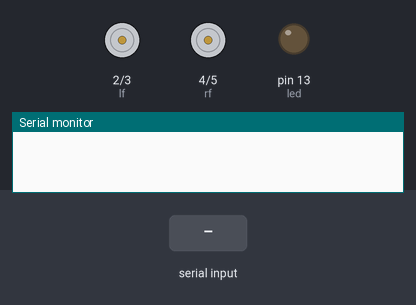
Bench run of a sketch on a simulated Arduino Uno, built with avr-gcc and run on an emulated ATmega328P. Parts: motor-driver pin pairs drawn as motors (green arrow = first pin HIGH = forward, orange = second pin HIGH = backward, longer = more drive), output pins drawn as LEDs (lit = HIGH), the last lines printed to the serial monitor. Inputs (shaded band) come from the test bench.

Above: at 1.2 s.
1.3 s: "1" received over Serial
At 2.0 s:
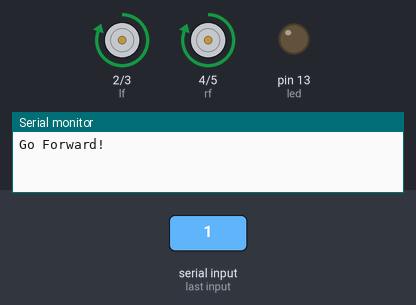
2.8 s: "2" received over Serial
At 3.1 s:
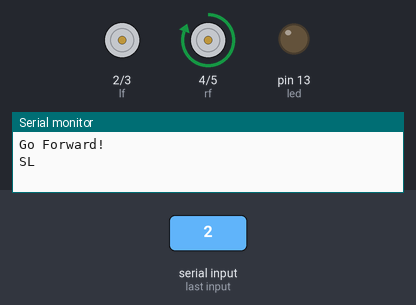
4.3 s: "3" received over Serial
At 5.4 s:
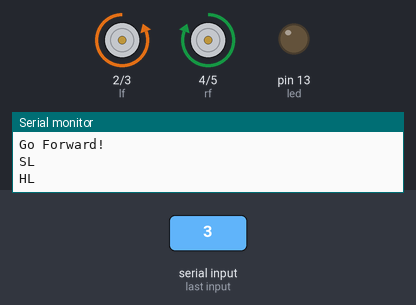
5.8 s: "4" received over Serial
At 6.6 s:
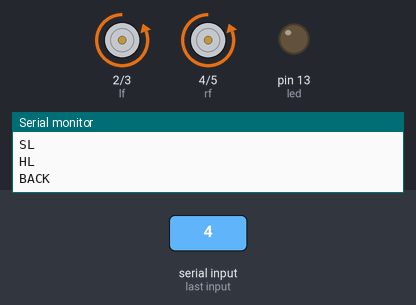
7.3 s: "5" received over Serial
At 7.7 s:
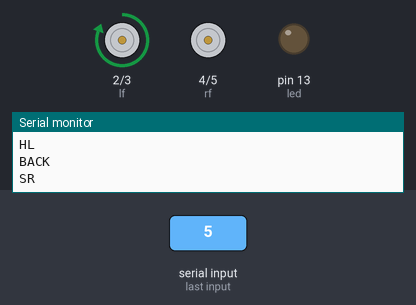
8.8 s: "6" received over Serial
At 10.1 s:
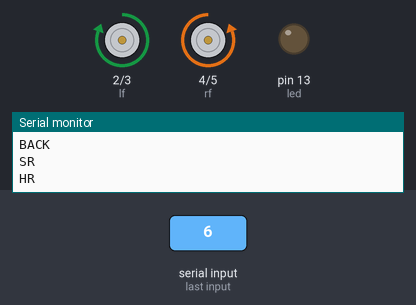
Timing chart, 0 to 11.3 s (numbered marks = the images above; inputs shaded):
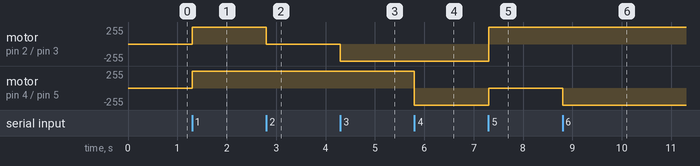

The sketch:

master_line.ino
```cpp
int lf = 2;
int lb = 3;
int rf = 4;
int rb = 5;
int led = 13;
int key;
int state=0;
int flag=0;
int stateStop=0;
void setup() {
  pinMode(lf, OUTPUT);
  pinMode(lb, OUTPUT);
  pinMode(rf, OUTPUT);
  pinMode(rb, OUTPUT);
      Serial.begin(9600);
     pinMode(led, OUTPUT);

}

void loop() {
     if(Serial.available() > 0){
      key = Serial.read();
      flag=0;
      mWay(key);
      }
}
void mWay(int state)
{
  if (state == '1') {
        digitalWrite(lf, HIGH);
        digitalWrite(lb, LOW);
        digitalWrite(rf, HIGH);
        digitalWrite(rb, LOW);
          Serial.println("Go Forward!");
    }
    else if (state == '2') {
        digitalWrite(lf, LOW);
        digitalWrite(lb, LOW);
        digitalWrite(rf, HIGH);
        digitalWrite(rb, LOW);
          Serial.println("SL");
    }
    else if (state == '3') {
        digitalWrite(lf, LOW);
        digitalWrite(lb, HIGH);
        digitalWrite(rf, HIGH);
        digitalWrite(rb, LOW);
          Serial.println("HL");
    }
    else if (state == '4') {
        digitalWrite(lf, LOW);
        digitalWrite(lb, HIGH);
        digitalWrite(rf, LOW);
        digitalWrite(rb, HIGH);
          Serial.println("BACK");
    }
    else if (state == '5') {
        digitalWrite(lf, HIGH);
        digitalWrite(lb, LOW);
        digitalWrite(rf, LOW);
        digitalWrite(rb, LOW);
          Serial.println("SR");
    }
    else if (state == '6') {
        digitalWrite(lf, HIGH);
        digitalWrite(lb, LOW);
        digitalWrite(rf, LOW);
        digitalWrite(rb, HIGH);
          Serial.println("HR");
    }

    else if (state == '9' || stateStop == 1) {
        digitalWrite(lf, LOW);
        digitalWrite(lb, LOW);
        digitalWrite(rf, LOW);
        digitalWrite(rb, LOW);
        digitalWrite(led, LOW);
        if(flag == 0){
          Serial.println("STOP!");
          flag=1;
        }
        stateStop=0;
    }
}
```

Measured:
- after the input at 1.3 s, motor on pin 2 (lf) / pin 3 (lb), motor on pin 4 (rf) / pin 5 (rb): stopped → forward 255/255 at once
- after the input at 2.8 s, motor on pin 2 (lf) / pin 3 (lb): forward 255/255 → stopped at once
- after the input at 4.3 s, motor on pin 2 (lf) / pin 3 (lb): stopped → backward 255/255 at once
- after the input at 5.8 s, motor on pin 4 (rf) / pin 5 (rb): forward 255/255 → backward 255/255 at once
- after the input at 7.3 s, motor on pin 2 (lf) / pin 3 (lb): backward 255/255 → forward 255/255 at once; motor on pin 4 (rf) / pin 5 (rb): backward 255/255 → stopped at once
- after the input at 8.8 s, motor on pin 4 (rf) / pin 5 (rb): stopped → backward 255/255 at once
